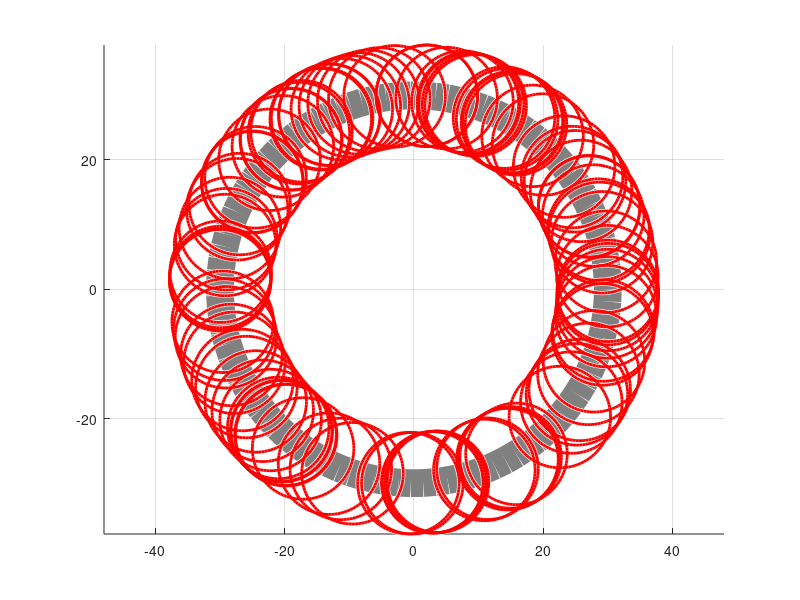

Write the MATLAB code that produced this figure. (Note: this script raises an error after producing the figure.)
%%c
% Simulation as a proof of concept to test how CA3 predictive sequences and
% MEC sensory update interact in the hyperbolic world of gain
%%
clear; clc;
%%
trackRadii = 30;
nCells = 100; 
% fieldLength_angle = pi/6+ pi/20*randn(nCells,1);
fieldLength_angle = pi/6*ones(nCells,1);
fieldLength_angle = fieldLength_angle*trackRadii; 

fieldLocs_angle = 360*rand(nCells,1);
fieldLocs_xy = trackRadii*[cosd(fieldLocs_angle) sind(fieldLocs_angle)]; 

viscircles([0 0], trackRadii, 'LineWidth', 20, 'Color', 0.5*[1 1 1]); 
viscircles(fieldLocs_xy,fieldLength_angle/2); axis equal; grid on; 



%% Generate experiment protocol
laps_Epoch1     = 360*4; 
laps_Epoch2     = 360*26; 
laps_Epoch3     = 360*52; 
totalLaps       = [laps_Epoch1 laps_Epoch2 laps_Epoch3]; 
labIncr         = 0.1; 
labAngleVec     = 0:labIncr:sum(totalLaps); 
labAngleVec = labAngleVec';
% finalGainValue  = 2*rand(1); 
finalGainValue  = 0.1; 
gainVec_ep1     = ones(sum(labAngleVec < laps_Epoch1),1); 
gainVec_ep2     = linspace(1,finalGainValue,sum(labAngleVec >= laps_Epoch1 & labAngleVec < (laps_Epoch1+laps_Epoch2)))';  
gainVec_ep3     = finalGainValue*ones(sum(labAngleVec >= sum(totalLaps(1:2)) & labAngleVec <= sum(totalLaps)),1);
gainVec         = [gainVec_ep1;gainVec_ep2;gainVec_ep3]; 
relAngleVec     = labAngleVec(1) + cumsum(gainVec.*[0;diff(labAngleVec)]); 

%% Main simulation
dt = 1/14; 
rat_actualPos      = labAngleVec(1); 
rat_predPos        = rat_actualPos; 
rat_relPos         = rat_actualPos; 
mapLoc             = rat_actualPos; 

rat_vel             = 30; 
predictionOffset    = rat_vel*dt; 
predictionLength    = 1; 
fullCorrectionThresh = 0.3; 
piGain = 1; 
gainAtMoment = 1; 
weightMat = [1 0];  
i = 1;
learningRate = 0.0005; 
extinctionRate = 0.0001; 

while rat_actualPos(i) <= labAngleVec(end)
    clc; 
    (rat_actualPos(i) - labAngleVec(end))/360
    abs(rat_predPos(i) - rat_relPos(i))
%     abs(rat_predPos(i) - rat_relPos(i))
    
   
%     [~,labVecIdx]       = min(abs(rat_actualPos(i+1) - labAngleVec));
%     rat_relPos(i+1)     = relAngleVec(labVecIdx); 
    diffPos = rad2deg(circ_dist(deg2rad(rat_relPos(i)),deg2rad(rat_predPos(i)))); 
    if diffPos < 5
        piGain(i+1) = piGain(i) +  learningRate*diffPos/(piGain(i)*rat_vel*dt); 
    else
        piGain(i+1) = piGain(i); 
    end
    if abs(rat_predPos(i) - rat_relPos(i)) <= fullCorrectionThresh
        mapLoc(i+1) = rat_relPos(i); 
        piGain(i+1) = piGain(i);
        weightMat(i+1,:) = weightMat(i,:); 
    elseif abs(rat_predPos(i) - rat_relPos(i)) > fullCorrectionThresh && abs(rat_predPos(i) - rat_relPos(i)) < predictionLength
        1
%         mapLoc(i+1) = sum(weightMat(i,:).*[rat_relPos(i) rat_predPos(i)]);  
        mapLoc(i+1) = rat_relPos(i); 
        weightMat(i+1,:) = weightMat(i,:); 
    elseif abs(rat_predPos(i) - rat_relPos(i)) > predictionLength
        2
%         mapLoc(i+1) = sum(weightMat(i,:).*[rat_relPos(i) rat_predPos(i)]);
        mapLoc(i+1) = rat_relPos(i); 
%         piGain(i+1) = piGain(i); 
        weightMat(i+1,:) = weightMat(i,:) + extinctionRate*diffPos/(piGain(i)*rat_vel*dt)*[-1 1]; 
        if weightMat(i+1,1) < 0
            weightMat(i+1,:) = [0 1];
        end
    end
    rat_actualPos(i+1)  = rat_actualPos(i)+ rat_vel*dt; 
    rat_predPos(i+1)    = mapLoc(i+1)+ piGain(i)*rat_vel*dt; 
    gainAtMoment(i+1)        = interp1(labAngleVec,gainVec,rat_actualPos(i+1));
    rat_relPos(i+1)    = rat_relPos(i)+ gainAtMoment(i+1)*rat_vel*dt; 
    i = i+1; 
%     if i == 100
%         break; 
%     end
end

figure(10);clf; 
plot(rat_relPos); hold on; plot(rat_predPos)
figure(11); clf; plot(gainAtMoment);hold on; plot(piGain);
%% Hippocampal map control by cue

%% Remapping and extinction/birth rule

%% Binding rule

%% Learning rule
